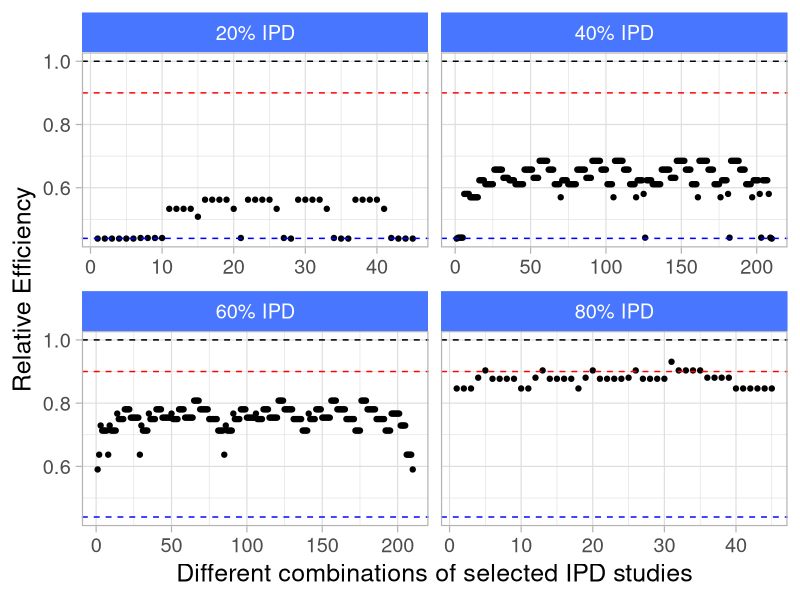
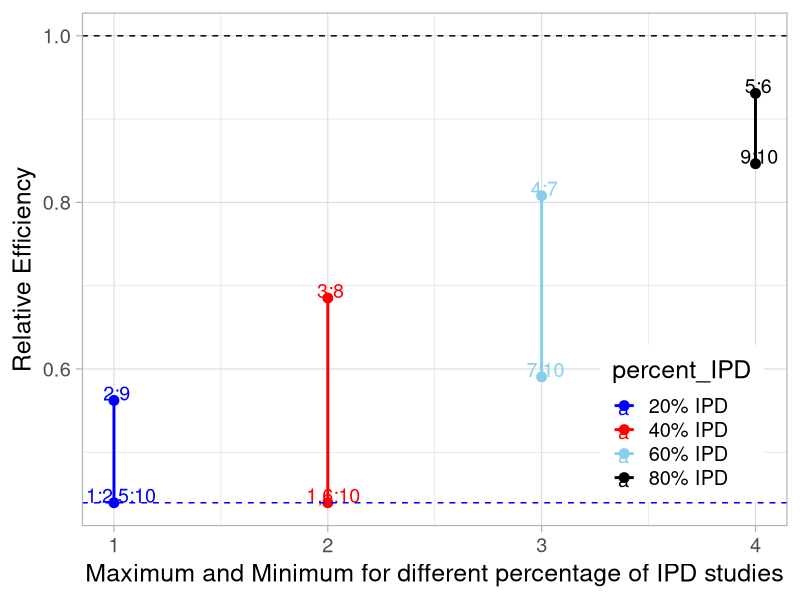

Here is the R script that generated these plots, in order:

library(mvtnorm)
library(dplyr)
library(Matrix)

k <- 10
n <- 10
beta <- 1.5 ;alpha <- 0.5; sigma <- 2.5
sigma.alpha <- 0.025
true.theta <- c(alpha,beta)
set.seed(100)
alpha.k <- rnorm(k,alpha,sqrt(sigma.alpha))


p <- c(rep(0.1,4),rep(0.2,1),rep(0.8,1),rep(0.9,4))
n.prop <- matrix(0,nrow=k,ncol=2)
n.prop[,1] <- p
n.prop[,2] <- 1-p
tot.seq <- 1:k

ma.ipd.seq <- function(ma.seq){
  ipd.seq <- subset(tot.seq,!(tot.seq)%in% ma.seq)
  k1 <- length(ipd.seq)
  k2 <- length(ma.seq)
  n.prop.meta <- n.prop[ma.seq,]
  n.prop.ipd <- n.prop[ipd.seq,]
  var.meta <- n*sum(n.prop.meta[,1]*n.prop.meta[,2])
  b <- sigma.alpha/sigma
  a <- 1+n*b
  var.ipd <- ((n^2)*b/a)*sum(n.prop.ipd[,1]*n.prop.ipd[,2])+
    (n/(a*k1))*(sum(n.prop.ipd[,1])*sum(n.prop.ipd[,2]))
  if(k1==0){
    return(sigma/var.meta)}
  else if (k2==0){
    return(sigma/var.ipd)}
  else{
    return(sigma/(var.meta+var.ipd))}
}

mse_allipd <- ma.ipd.seq(NULL)
mse_allmeta <- ma.ipd.seq(1:k)

(mse_allmeta-mse_allipd)/mse_allipd

rel.eff <- function(k2.par){
  ma.seq.list <- as.list(data.frame(combn(k,k2.par)))
  no.comb <- ncol(combn(k,k2.par))
  mse <- mapply(ma.ipd.seq,ma.seq.list)
  rel.eff <- mse_allipd/mse
  m <- data.frame(as.character(ma.seq.list),round(mse,4),round(rel.eff,4))
  colnames(m) <- c("ma_seq","mse","rel-eff")
  return(m)
}

m2 <- rel.eff(2) #80% IPD
m4 <- rel.eff(4)
m6 <- rel.eff(6)
m8 <- rel.eff(8) #20% IPD
m2 <- data.frame(m2,comb=1:nrow(m2))
m4 <- data.frame(m4,comb=1:nrow(m4))
m6 <- data.frame(m6,comb=1:nrow(m6))
m8 <- data.frame(m8,comb=1:nrow(m8))
temp1 <- bind_rows(m8, m6, m4, m2, .id = "id")
colnames(temp1)[colnames(temp1)=="rel-eff"] <- "rel_eff"
temp1$id <- as.factor(temp1$id)
levels(temp1$id) <- c("20% IPD","40% IPD","60% IPD","80% IPD")

library(ggplot2)
mark = round(mse_allipd/mse_allmeta,2)
ggplot(temp1, aes(x=comb,y=rel.eff)) + geom_point() + 
  facet_wrap(~id, scales = "free_x") + 
  geom_hline(yintercept=1,linetype = "dashed") +
  geom_hline(yintercept=mark,color="blue",linetype = "dashed") +
  geom_hline(yintercept=0.9,color="red",linetype = "dashed") +
  labs(x="Different combinations of selected IPD studies",
       y="Relative Efficiency")+ theme_light(base_size = 18)+
  theme(strip.background =element_rect(fill="royalblue1"))+
  theme(strip.text = element_text(colour = 'white'))


m2.maxmin <- rbind(m2[which.max(m2[,3]),2:3],m2[which.min(m2[,3]),2:3])
m4.maxmin <- rbind(m4[which.max(m4[,3]),2:3],m4[which.min(m4[,3]),2:3])
m6.maxmin <- rbind(m6[which.max(m6[,3]),2:3],m6[which.min(m6[,3]),2:3])
m8.maxmin <- rbind(m8[which.max(m8[,3]),2:3],m8[which.min(m8[,3]),2:3])

m2.maxmin <- cbind(m2.maxmin,ma_seq = c("5:6","9:10"))
m4.maxmin <- cbind(m4.maxmin,ma_seq = c("4:7","7:10"))
m6.maxmin <- cbind(m6.maxmin,ma_seq = c("3:8","1,6:10"))
m8.maxmin <- cbind(m8.maxmin,ma_seq = c("2:9","1:2,5:10"))
temp2 <- bind_rows(m8.maxmin,
                   m6.maxmin,
                   m4.maxmin,
                   m2.maxmin,.id = "percent_IPD")
temp2$percent_IPD <- as.factor(temp2$percent_IPD)
levels(temp2$percent_IPD) <- c("20% IPD","40% IPD","60% IPD","80% IPD")


x <- rep(c(1,2,3,4),each=2)
ggplot(temp2, aes(x=x,y=rel.eff,color=percent_IPD)) + geom_point(size=3) + geom_line(lwd=1)+ 
  geom_hline(yintercept=1,linetype = "dashed") +theme_bw() + 
  geom_text(aes(label=ma_seq),hjust=0.40, vjust=0,size=5) +
  geom_hline(yintercept=0.4393,color="blue",linetype = "dashed") +
  labs(x="Maximum and Minimum for different percentage of IPD studies",
       y="Relative Efficiency",size=5)+ theme_light(base_size = 18)+
  theme(strip.background =element_rect(fill="royalblue1"))+
  theme(strip.text = element_text(colour = 'white'))+ 
  scale_color_manual(values=c("blue","red", "skyblue","black"))+ 
  theme(legend.position = c(0.85, 0.2))

order <- order(m8[,2])
m_ordered <- cbind(order,m8[order,])
m_ordered
